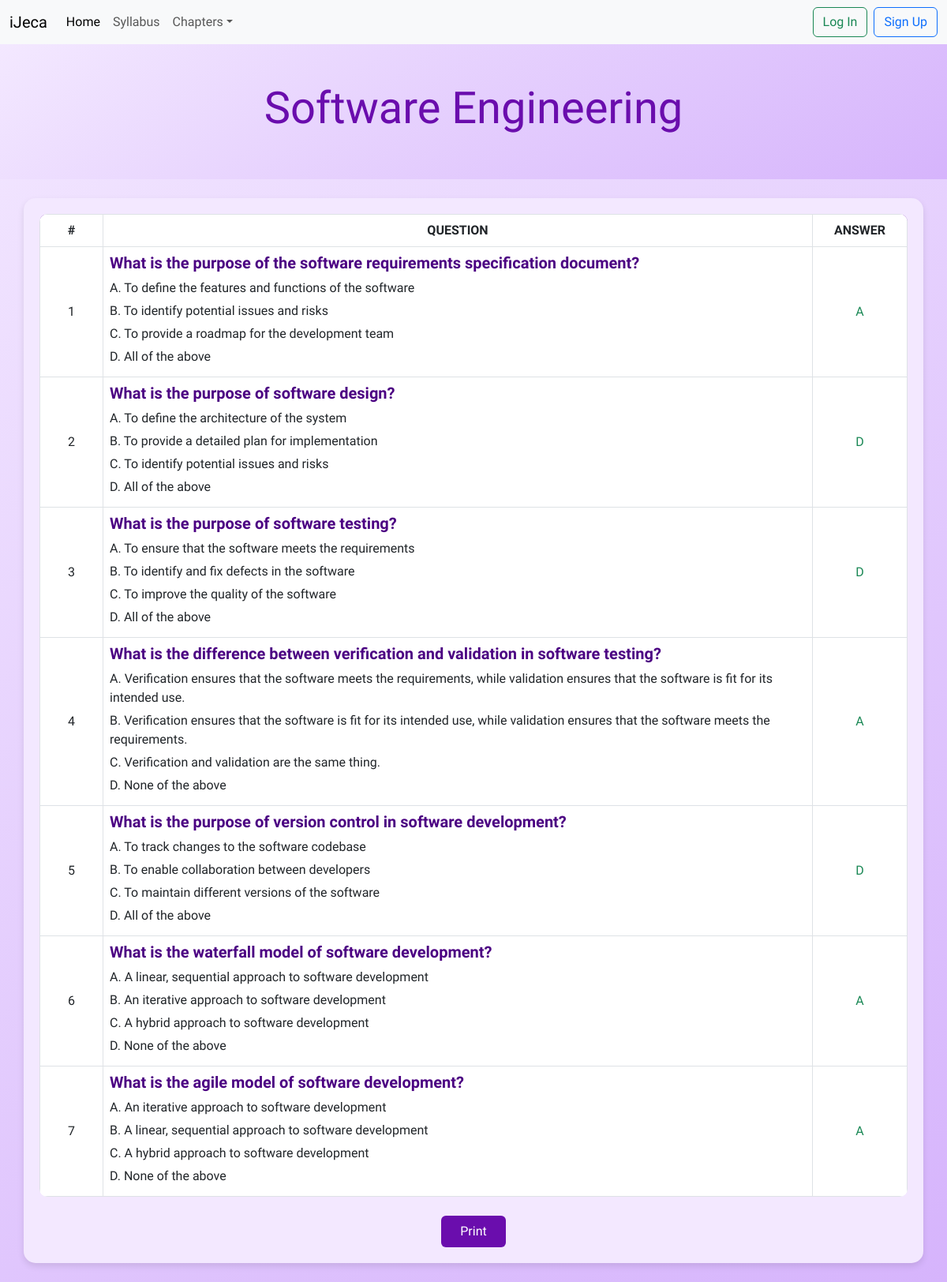
/questions?string=9, run on the app's committed database.
### tables this page shows
CREATE TABLE `chapters` (
  `ID` int(11) NOT NULL,
  `name` varchar(255) NOT NULL,
  `photo` varchar(255) NOT NULL,
  `syllabus` text NOT NULL
);

CREATE TABLE `questions` (
  `id` int(11) NOT NULL,
  `question_text` varchar(255) DEFAULT NULL,
  `option_a` varchar(255) DEFAULT NULL,
  `option_b` varchar(255) DEFAULT NULL,
  `option_c` varchar(255) DEFAULT NULL,
  `option_d` varchar(255) DEFAULT NULL,
  `correct_answer` varchar(1) DEFAULT NULL,
  `chapter_id` bigint(20) NOT NULL
);

### questions.php (the view)
<?php
  include 'header.php';
  $chapter_id = $_REQUEST['string'];
  $i = 1;
  $sql = "SELECT question_text, option_a, option_b, option_c, option_d, correct_answer FROM questions WHERE chapter_id = $chapter_id";
  $result = mysqli_query($con, $sql);
?>
<div class="jumbotron jumbotron-fluid jumbotron-custom" style="background: linear-gradient(145deg, #f3e8ff, #d6b4fc); color: #4b0082;">
  <div class="container text-center">
    <?php
      $sql = "SELECT name FROM chapters WHERE ID = $chapter_id";
      $result1 = mysqli_query($con, $sql);
      $row = mysqli_fetch_assoc($result1);
    ?>
    <h1 class="display-4 font-weight-bold" style="color: #6a0dad;"><?php echo $row['name']; ?></h1>
  </div>
</div>
<div class="container my-4" style="background: #f3e8ff; border-radius: 15px; padding: 20px; box-shadow: 0px 4px 8px rgba(0, 0, 0, 0.1);">
  <table class="table table-bordered table-hover" style="background: white; border-radius: 10px; overflow: hidden;">
    <thead class="text-white" style="background: #6a0dad;">
      <tr class="text-center">
        <th style="width: 80px;">#</th>
        <th>Question</th>
        <th style="width: 120px;">Answer</th>
      </tr>
    </thead>
    <tbody>
      <?php
        while ($row = mysqli_fetch_assoc($result)) {
      ?>
      <tr>
        <th scope="row" class="text-center"><?php echo $i ?></th>
        <td>
          <div>
            <h5 style="color: #4b0082;"><?php echo $row['question_text'] ?></h5>
            <p style="margin: 5px 0;">A. <?php echo $row['option_a'] ?></p>
            <p style="margin: 5px 0;">B. <?php echo $row['option_b'] ?></p>
            <p style="margin: 5px 0;">C. <?php echo $row['option_c'] ?></p>
            <p style="margin: 5px 0;">D. <?php echo $row['option_d'] ?></p>
          </div>
        </td>
        <td class="text-center font-weight-bold text-success"><?php echo $row['correct_answer'] ?></td>
      </tr>
      <?php
        $i++;
      }
      ?>
    </tbody>
  </table>
  <div class="text-center mt-4">
    <button class="btn btn-primary px-4 py-2" onclick="window.print()" style="background: #6a0dad; border: none;">Print</button>
  </div>
</div>
<?php
  include 'footer.php';
?>

### style.css (style rules this page uses)
body { font-family: "Bai Jamjuree", sans-serif; }
.jumbotron { background-color: #f9fafc; padding: 3rem; border-radius: 0; margin-bottom: 0; }
h1, h2, h3, h4, h5, h6 { font-weight: bold; }
.table th, .table td { vertical-align: middle; }
.table thead th { font-weight: 600; text-transform: uppercase; border-top: none; }
.table tbody th { font-weight: 500; border-top: none; }
.table tbody td { border-top: 1px solid #dee2e6; }
.table tbody tr:last-child td { border-bottom: none; }

### data on the page
chapters: name "Software Engineering"
questions: question_text "What is the purpose of the software requirements specification document?", option_a "To define the features and functions of the software", option_b "To identify potential issues and risks", option_c "To provide a roadmap for the development team", option_d "All of the above", correct_answer "A"
questions: question_text "What is the purpose of software design?", option_a "To define the architecture of the system", option_b "To provide a detailed plan for implementation", option_c "To identify potential issues and risks", option_d "All of the above", correct_answer "D"
questions: question_text "What is the purpose of software testing?", option_a "To ensure that the software meets the requirements", option_b "To identify and fix defects in the software", option_c "To improve the quality of the software", option_d "All of the above", correct_answer "D"
questions: question_text "What is the difference between verification and validation in software testing?", option_a "Verification ensures that the software meets the requirements, while validation ensures that the software is fit for its intended use.", option_b "Verification ensures that the software is fit for its intended use, while validation ensures that the software meets the requirements.", option_c "Verification and validation are the same thing.", option_d "None of the above", correct_answer "A"
questions: question_text "What is the purpose of version control in software development?", option_a "To track changes to the software codebase", option_b "To enable collaboration between developers", option_c "To maintain different versions of the software", option_d "All of the above", correct_answer "D"
questions: question_text "What is the waterfall model of software development?", option_a "A linear, sequential approach to software development", option_b "An iterative approach to software development", option_c "A hybrid approach to software development", option_d "None of the above", correct_answer "A"
questions: question_text "What is the agile model of software development?", option_a "An iterative approach to software development", option_b "A linear, sequential approach to software development", option_c "A hybrid approach to software development", option_d "None of the above", correct_answer "A"
